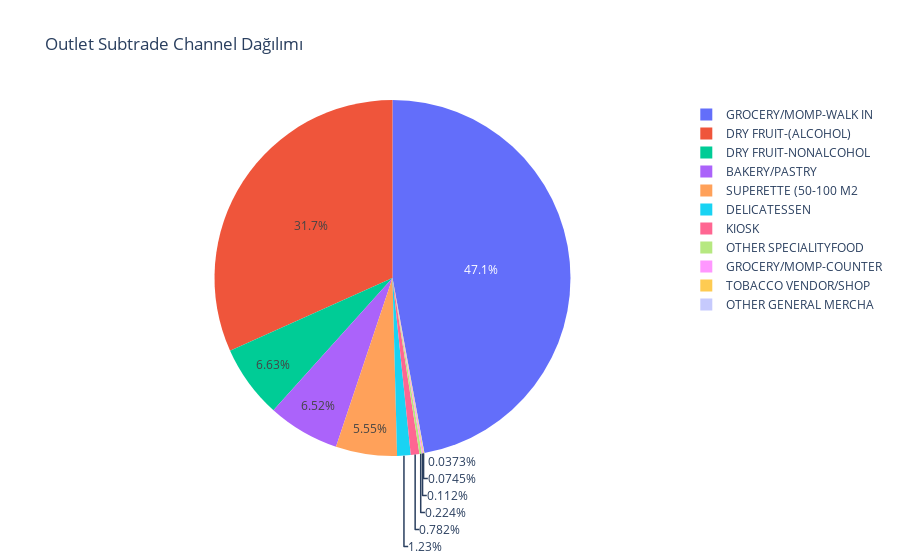

The notebook cell saved with this chart:
### Code cell
pie=cluster_0.groupby('outlet_sub_trade_channel_text').size().reset_index()
pie.columns=['outlet_sub_trade_channel_text','value']
px.pie(pie,values='value',names='outlet_sub_trade_channel_text', title='Outlet Subtrade Channel Dağılımı')

### Figure 1 — Plotly figure (JSON) as saved in the notebook; plotly's stock layout.template omitted (floating-point values rounded to 4 significant figures)
{"data": [{"domain": {"x": [0, 1], "y": [0, 1]}, "hovertemplate": "outlet_sub_trade_channel_text=%{label}<br>value=%{value}<extra></extra>", "labels": ["BAKERY/PASTRY", "DELICATESSEN", "DRY FRUIT-(ALCOHOL)", "DRY FRUIT-NONALCOHOL", "GROCERY/MOMP-COUNTER", "GROCERY/MOMP-WALK IN", "KIOSK", "OTHER GENERAL MERCHA", "OTHER SPECIALITYFOOD", "SUPERETTE (50-100 M2", "TOBACCO VENDOR/SHOP"], "legendgroup": "", "name": "", "showlegend": true, "type": "pie", "values": [79800, 15048, 388056, 81168, 1368, 576840, 9576, 456, 2736, 67944, 912]}], "layout": {"autosize": true, "legend": {"tracegroupgap": 0}, "title": {"text": "Outlet Subtrade Channel Dağılımı"}}}
